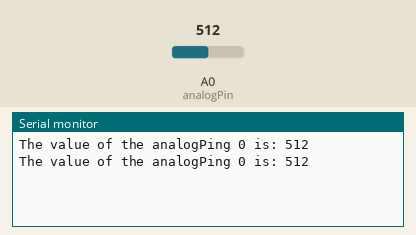
Bench run of a sketch on a simulated Arduino Uno, built with avr-gcc and run on an emulated ATmega328P. On the bench: the last lines printed to the serial monitor. The inputs (shaded band) are chosen by the test bench; at power-on: A0 (analogPin) = 512.

Above: at 1.8 s.
1.9 s: A0 (analogPin) set to 390
At 2.4 s:
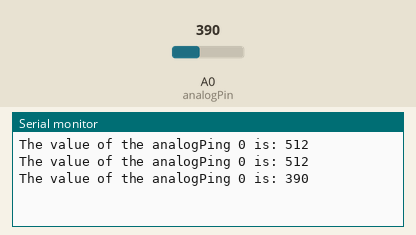
3.4 s: A0 (analogPin) set to 410
At 4.8 s:
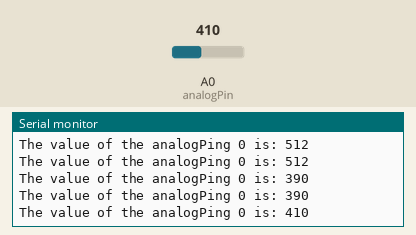
Timing chart, 0 to 6.4 s (numbered marks = the images above; inputs shaded):
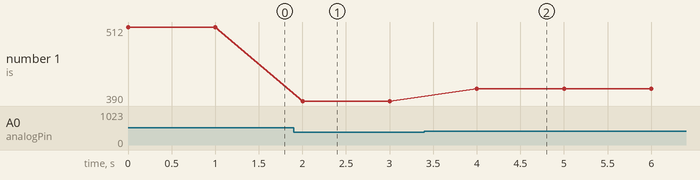

The sketch:

NoiseDataCollection.ino
```cpp
#define THRESHOLD_VALUE 400//The threshold to turn the led on 400.00*5/1024 = 1.95v

int analogPin = 0;

void setup() {
  Serial.begin(9600);

}

void loop() {
  int readValue = analogRead(analogPin);
  Serial.print("The value of the analogPing ");
  Serial.print(analogPin);
  Serial.print(" is: ");
  Serial.println(readValue);
  delay(1000);
}
```

Measured:
- after the input at 1.9 s, the serial monitor: prints a new line after 0.10 s (image 1)
- after the input at 3.4 s, the serial monitor: prints a new line after 0.60 s (image 2)
- plotted number 1: 512 → 390 after the input at 1.9 s, 390 → 410 after the input at 3.4 s
